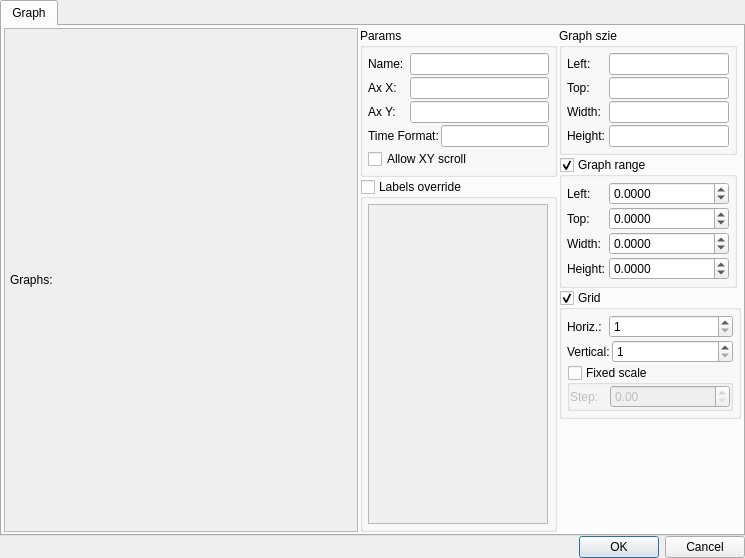
<?xml version="1.0" encoding="UTF-8"?>
<ui version="4.0">
 <class>ICGraphSettings</class>
 <widget class="QDialog" name="ICGraphSettings">
  <property name="geometry">
   <rect>
    <x>0</x>
    <y>0</y>
    <width>745</width>
    <height>558</height>
   </rect>
  </property>
  <property name="windowTitle">
   <string>Graph settings</string>
  </property>
  <layout class="QVBoxLayout" name="verticalLayout">
   <property name="spacing">
    <number>0</number>
   </property>
   <property name="leftMargin">
    <number>0</number>
   </property>
   <property name="topMargin">
    <number>0</number>
   </property>
   <property name="rightMargin">
    <number>0</number>
   </property>
   <property name="bottomMargin">
    <number>0</number>
   </property>
   <item>
    <widget class="QTabWidget" name="tabWidget">
     <property name="tabShape">
      <enum>QTabWidget::Rounded</enum>
     </property>
     <property name="currentIndex">
      <number>0</number>
     </property>
     <widget class="QWidget" name="graphTab">
      <attribute name="title">
       <string>Graph</string>
      </attribute>
      <layout class="QHBoxLayout" name="horizontalLayout_26">
       <property name="spacing">
        <number>2</number>
       </property>
       <property name="leftMargin">
        <number>2</number>
       </property>
       <property name="topMargin">
        <number>2</number>
       </property>
       <property name="rightMargin">
        <number>2</number>
       </property>
       <property name="bottomMargin">
        <number>2</number>
       </property>
       <item>
        <widget class="QScrollArea" name="graphArea">
         <property name="widgetResizable">
          <bool>true</bool>
         </property>
         <widget class="QWidget" name="scrollAreaLayout">
          <property name="geometry">
           <rect>
            <x>0</x>
            <y>0</y>
            <width>341</width>
            <height>504</height>
           </rect>
          </property>
          <layout class="QVBoxLayout" name="verticalLayout_2">
           <property name="spacing">
            <number>2</number>
           </property>
           <property name="leftMargin">
            <number>5</number>
           </property>
           <property name="topMargin">
            <number>5</number>
           </property>
           <property name="rightMargin">
            <number>5</number>
           </property>
           <property name="bottomMargin">
            <number>5</number>
           </property>
           <item>
            <widget class="QLabel" name="label_13">
             <property name="text">
              <string>Graphs:</string>
             </property>
            </widget>
           </item>
          </layout>
         </widget>
        </widget>
       </item>
       <item>
        <layout class="QVBoxLayout" name="verticalLayout_14">
         <item>
          <widget class="QGroupBox" name="paramsBox">
           <property name="sizePolicy">
            <sizepolicy hsizetype="Maximum" vsizetype="Maximum">
             <horstretch>0</horstretch>
             <verstretch>0</verstretch>
            </sizepolicy>
           </property>
           <property name="title">
            <string>Params</string>
           </property>
           <layout class="QVBoxLayout" name="verticalLayout_12">
            <property name="spacing">
             <number>2</number>
            </property>
            <property name="leftMargin">
             <number>5</number>
            </property>
            <property name="topMargin">
             <number>5</number>
            </property>
            <property name="rightMargin">
             <number>5</number>
            </property>
            <property name="bottomMargin">
             <number>5</number>
            </property>
            <item>
             <layout class="QHBoxLayout" name="horizontalLayout_25">
              <item>
               <widget class="QLabel" name="label_27">
                <property name="minimumSize">
                 <size>
                  <width>40</width>
                  <height>0</height>
                 </size>
                </property>
                <property name="text">
                 <string>Name:</string>
                </property>
               </widget>
              </item>
              <item>
               <widget class="QLineEdit" name="graphName">
                <property name="readOnly">
                 <bool>true</bool>
                </property>
               </widget>
              </item>
             </layout>
            </item>
            <item>
             <layout class="QHBoxLayout" name="horizontalLayout_23">
              <item>
               <widget class="QLabel" name="label_25">
                <property name="minimumSize">
                 <size>
                  <width>40</width>
                  <height>0</height>
                 </size>
                </property>
                <property name="text">
                 <string>Ax X:</string>
                </property>
               </widget>
              </item>
              <item>
               <widget class="QLineEdit" name="graphAxX">
                <property name="readOnly">
                 <bool>true</bool>
                </property>
               </widget>
              </item>
             </layout>
            </item>
            <item>
             <layout class="QHBoxLayout" name="horizontalLayout_24">
              <item>
               <widget class="QLabel" name="label_26">
                <property name="minimumSize">
                 <size>
                  <width>40</width>
                  <height>0</height>
                 </size>
                </property>
                <property name="text">
                 <string>Ax Y:</string>
                </property>
               </widget>
              </item>
              <item>
               <widget class="QLineEdit" name="graphAxY">
                <property name="readOnly">
                 <bool>true</bool>
                </property>
               </widget>
              </item>
             </layout>
            </item>
            <item>
             <layout class="QHBoxLayout" name="horizontalLayout">
              <property name="leftMargin">
               <number>0</number>
              </property>
              <property name="topMargin">
               <number>0</number>
              </property>
              <property name="rightMargin">
               <number>0</number>
              </property>
              <property name="bottomMargin">
               <number>0</number>
              </property>
              <item>
               <widget class="QLabel" name="label">
                <property name="text">
                 <string>Time Format:</string>
                </property>
               </widget>
              </item>
              <item>
               <widget class="QLineEdit" name="timeFormat">
                <property name="sizePolicy">
                 <sizepolicy hsizetype="Preferred" vsizetype="Fixed">
                  <horstretch>0</horstretch>
                  <verstretch>0</verstretch>
                 </sizepolicy>
                </property>
                <property name="maximumSize">
                 <size>
                  <width>110</width>
                  <height>16777215</height>
                 </size>
                </property>
               </widget>
              </item>
             </layout>
            </item>
            <item>
             <widget class="QCheckBox" name="allowXYScroll">
              <property name="text">
               <string>Allow XY scroll</string>
              </property>
             </widget>
            </item>
           </layout>
          </widget>
         </item>
         <item>
          <widget class="QGroupBox" name="labelsOverride">
           <property name="title">
            <string>Labels override</string>
           </property>
           <property name="checkable">
            <bool>true</bool>
           </property>
           <property name="checked">
            <bool>false</bool>
           </property>
           <layout class="QVBoxLayout" name="verticalLayout_13">
            <property name="spacing">
             <number>2</number>
            </property>
            <property name="leftMargin">
             <number>5</number>
            </property>
            <property name="topMargin">
             <number>5</number>
            </property>
            <property name="rightMargin">
             <number>5</number>
            </property>
            <property name="bottomMargin">
             <number>5</number>
            </property>
            <item>
             <widget class="QListView" name="labelsList">
              <property name="sizePolicy">
               <sizepolicy hsizetype="Maximum" vsizetype="Expanding">
                <horstretch>0</horstretch>
                <verstretch>0</verstretch>
               </sizepolicy>
              </property>
              <property name="maximumSize">
               <size>
                <width>180</width>
                <height>16777215</height>
               </size>
              </property>
             </widget>
            </item>
           </layout>
          </widget>
         </item>
        </layout>
       </item>
       <item>
        <layout class="QVBoxLayout" name="verticalLayout_15">
         <item>
          <widget class="QGroupBox" name="sizeBox">
           <property name="sizePolicy">
            <sizepolicy hsizetype="Maximum" vsizetype="Maximum">
             <horstretch>0</horstretch>
             <verstretch>0</verstretch>
            </sizepolicy>
           </property>
           <property name="title">
            <string>Graph szie</string>
           </property>
           <property name="checkable">
            <bool>false</bool>
           </property>
           <layout class="QVBoxLayout" name="verticalLayout_8">
            <property name="spacing">
             <number>2</number>
            </property>
            <property name="leftMargin">
             <number>5</number>
            </property>
            <property name="topMargin">
             <number>5</number>
            </property>
            <property name="rightMargin">
             <number>5</number>
            </property>
            <property name="bottomMargin">
             <number>5</number>
            </property>
            <item>
             <layout class="QHBoxLayout" name="horizontalLayout_13">
              <item>
               <widget class="QLabel" name="label_15">
                <property name="minimumSize">
                 <size>
                  <width>40</width>
                  <height>0</height>
                 </size>
                </property>
                <property name="text">
                 <string>Left:</string>
                </property>
               </widget>
              </item>
              <item>
               <widget class="QLineEdit" name="rectLeft">
                <property name="maximumSize">
                 <size>
                  <width>120</width>
                  <height>16777215</height>
                 </size>
                </property>
                <property name="readOnly">
                 <bool>true</bool>
                </property>
               </widget>
              </item>
             </layout>
            </item>
            <item>
             <layout class="QHBoxLayout" name="horizontalLayout_12">
              <item>
               <widget class="QLabel" name="label_14">
                <property name="minimumSize">
                 <size>
                  <width>40</width>
                  <height>0</height>
                 </size>
                </property>
                <property name="text">
                 <string>Top:</string>
                </property>
               </widget>
              </item>
              <item>
               <widget class="QLineEdit" name="rectTop">
                <property name="minimumSize">
                 <size>
                  <width>120</width>
                  <height>0</height>
                 </size>
                </property>
                <property name="maximumSize">
                 <size>
                  <width>120</width>
                  <height>16777215</height>
                 </size>
                </property>
                <property name="readOnly">
                 <bool>true</bool>
                </property>
               </widget>
              </item>
             </layout>
            </item>
            <item>
             <layout class="QHBoxLayout" name="horizontalLayout_14">
              <item>
               <widget class="QLabel" name="label_16">
                <property name="minimumSize">
                 <size>
                  <width>40</width>
                  <height>0</height>
                 </size>
                </property>
                <property name="text">
                 <string>Width:</string>
                </property>
               </widget>
              </item>
              <item>
               <widget class="QLineEdit" name="rectWidth">
                <property name="maximumSize">
                 <size>
                  <width>120</width>
                  <height>16777215</height>
                 </size>
                </property>
                <property name="readOnly">
                 <bool>true</bool>
                </property>
               </widget>
              </item>
             </layout>
            </item>
            <item>
             <layout class="QHBoxLayout" name="horizontalLayout_15">
              <item>
               <widget class="QLabel" name="label_17">
                <property name="minimumSize">
                 <size>
                  <width>40</width>
                  <height>0</height>
                 </size>
                </property>
                <property name="text">
                 <string>Height:</string>
                </property>
               </widget>
              </item>
              <item>
               <widget class="QLineEdit" name="rectHeight">
                <property name="maximumSize">
                 <size>
                  <width>120</width>
                  <height>16777215</height>
                 </size>
                </property>
                <property name="readOnly">
                 <bool>true</bool>
                </property>
               </widget>
              </item>
             </layout>
            </item>
           </layout>
          </widget>
         </item>
         <item>
          <widget class="QGroupBox" name="rangeBox">
           <property name="sizePolicy">
            <sizepolicy hsizetype="Maximum" vsizetype="Maximum">
             <horstretch>0</horstretch>
             <verstretch>0</verstretch>
            </sizepolicy>
           </property>
           <property name="title">
            <string>Graph range</string>
           </property>
           <property name="checkable">
            <bool>true</bool>
           </property>
           <layout class="QVBoxLayout" name="verticalLayout_9">
            <property name="spacing">
             <number>2</number>
            </property>
            <property name="leftMargin">
             <number>5</number>
            </property>
            <property name="topMargin">
             <number>5</number>
            </property>
            <property name="rightMargin">
             <number>5</number>
            </property>
            <property name="bottomMargin">
             <number>5</number>
            </property>
            <item>
             <layout class="QHBoxLayout" name="horizontalLayout_17">
              <item>
               <widget class="QLabel" name="label_19">
                <property name="minimumSize">
                 <size>
                  <width>40</width>
                  <height>0</height>
                 </size>
                </property>
                <property name="text">
                 <string>Left:</string>
                </property>
               </widget>
              </item>
              <item>
               <widget class="QDoubleSpinBox" name="rangeLeft">
                <property name="sizePolicy">
                 <sizepolicy hsizetype="Minimum" vsizetype="Expanding">
                  <horstretch>0</horstretch>
                  <verstretch>0</verstretch>
                 </sizepolicy>
                </property>
                <property name="minimumSize">
                 <size>
                  <width>120</width>
                  <height>0</height>
                 </size>
                </property>
                <property name="decimals">
                 <number>4</number>
                </property>
                <property name="minimum">
                 <double>-9999999999.989999771118164</double>
                </property>
                <property name="maximum">
                 <double>9999999999.989999771118164</double>
                </property>
               </widget>
              </item>
             </layout>
            </item>
            <item>
             <layout class="QHBoxLayout" name="horizontalLayout_16">
              <item>
               <widget class="QLabel" name="label_18">
                <property name="minimumSize">
                 <size>
                  <width>40</width>
                  <height>0</height>
                 </size>
                </property>
                <property name="text">
                 <string>Top:</string>
                </property>
               </widget>
              </item>
              <item>
               <widget class="QDoubleSpinBox" name="rangeTop">
                <property name="sizePolicy">
                 <sizepolicy hsizetype="Minimum" vsizetype="Expanding">
                  <horstretch>0</horstretch>
                  <verstretch>0</verstretch>
                 </sizepolicy>
                </property>
                <property name="minimumSize">
                 <size>
                  <width>120</width>
                  <height>0</height>
                 </size>
                </property>
                <property name="decimals">
                 <number>4</number>
                </property>
                <property name="minimum">
                 <double>-9999999999.989999771118164</double>
                </property>
                <property name="maximum">
                 <double>9999999999.989999771118164</double>
                </property>
               </widget>
              </item>
             </layout>
            </item>
            <item>
             <layout class="QHBoxLayout" name="horizontalLayout_18">
              <item>
               <widget class="QLabel" name="label_20">
                <property name="minimumSize">
                 <size>
                  <width>40</width>
                  <height>0</height>
                 </size>
                </property>
                <property name="text">
                 <string>Width:</string>
                </property>
               </widget>
              </item>
              <item>
               <widget class="QDoubleSpinBox" name="rangeWidth">
                <property name="sizePolicy">
                 <sizepolicy hsizetype="Expanding" vsizetype="Fixed">
                  <horstretch>0</horstretch>
                  <verstretch>0</verstretch>
                 </sizepolicy>
                </property>
                <property name="minimumSize">
                 <size>
                  <width>120</width>
                  <height>0</height>
                 </size>
                </property>
                <property name="decimals">
                 <number>4</number>
                </property>
                <property name="minimum">
                 <double>-9999999999.989999771118164</double>
                </property>
                <property name="maximum">
                 <double>9999999999.989999771118164</double>
                </property>
               </widget>
              </item>
             </layout>
            </item>
            <item>
             <layout class="QHBoxLayout" name="horizontalLayout_19">
              <item>
               <widget class="QLabel" name="label_21">
                <property name="minimumSize">
                 <size>
                  <width>40</width>
                  <height>0</height>
                 </size>
                </property>
                <property name="text">
                 <string>Height:</string>
                </property>
               </widget>
              </item>
              <item>
               <widget class="QDoubleSpinBox" name="rangeHeight">
                <property name="sizePolicy">
                 <sizepolicy hsizetype="Minimum" vsizetype="Expanding">
                  <horstretch>0</horstretch>
                  <verstretch>0</verstretch>
                 </sizepolicy>
                </property>
                <property name="minimumSize">
                 <size>
                  <width>120</width>
                  <height>0</height>
                 </size>
                </property>
                <property name="decimals">
                 <number>4</number>
                </property>
                <property name="minimum">
                 <double>-9999999999.989999771118164</double>
                </property>
                <property name="maximum">
                 <double>9999999999.989999771118164</double>
                </property>
               </widget>
              </item>
             </layout>
            </item>
           </layout>
          </widget>
         </item>
         <item>
          <widget class="QGroupBox" name="gridBox">
           <property name="sizePolicy">
            <sizepolicy hsizetype="Maximum" vsizetype="Maximum">
             <horstretch>0</horstretch>
             <verstretch>0</verstretch>
            </sizepolicy>
           </property>
           <property name="title">
            <string>Grid</string>
           </property>
           <property name="checkable">
            <bool>true</bool>
           </property>
           <layout class="QVBoxLayout" name="verticalLayout_10">
            <property name="spacing">
             <number>2</number>
            </property>
            <property name="leftMargin">
             <number>5</number>
            </property>
            <property name="topMargin">
             <number>5</number>
            </property>
            <property name="rightMargin">
             <number>5</number>
            </property>
            <property name="bottomMargin">
             <number>5</number>
            </property>
            <item>
             <layout class="QHBoxLayout" name="horizontalLayout_21">
              <item>
               <widget class="QLabel" name="label_23">
                <property name="minimumSize">
                 <size>
                  <width>40</width>
                  <height>0</height>
                 </size>
                </property>
                <property name="text">
                 <string>Horiz.:</string>
                </property>
               </widget>
              </item>
              <item>
               <widget class="QSpinBox" name="horizontalSteps">
                <property name="sizePolicy">
                 <sizepolicy hsizetype="Expanding" vsizetype="Fixed">
                  <horstretch>0</horstretch>
                  <verstretch>0</verstretch>
                 </sizepolicy>
                </property>
                <property name="minimumSize">
                 <size>
                  <width>120</width>
                  <height>0</height>
                 </size>
                </property>
                <property name="minimum">
                 <number>1</number>
                </property>
                <property name="maximum">
                 <number>100</number>
                </property>
               </widget>
              </item>
             </layout>
            </item>
            <item>
             <layout class="QHBoxLayout" name="horizontalLayout_20">
              <item>
               <widget class="QLabel" name="label_22">
                <property name="minimumSize">
                 <size>
                  <width>40</width>
                  <height>0</height>
                 </size>
                </property>
                <property name="text">
                 <string>Vertical:</string>
                </property>
               </widget>
              </item>
              <item>
               <widget class="QSpinBox" name="verticalSteps">
                <property name="sizePolicy">
                 <sizepolicy hsizetype="Expanding" vsizetype="Fixed">
                  <horstretch>0</horstretch>
                  <verstretch>0</verstretch>
                 </sizepolicy>
                </property>
                <property name="minimumSize">
                 <size>
                  <width>120</width>
                  <height>0</height>
                 </size>
                </property>
                <property name="minimum">
                 <number>1</number>
                </property>
                <property name="maximum">
                 <number>100</number>
                </property>
               </widget>
              </item>
             </layout>
            </item>
            <item>
             <widget class="QGroupBox" name="fixedScale">
              <property name="title">
               <string>Fixed scale</string>
              </property>
              <property name="flat">
               <bool>false</bool>
              </property>
              <property name="checkable">
               <bool>true</bool>
              </property>
              <property name="checked">
               <bool>false</bool>
              </property>
              <layout class="QVBoxLayout" name="verticalLayout_11">
               <property name="spacing">
                <number>0</number>
               </property>
               <property name="leftMargin">
                <number>0</number>
               </property>
               <property name="topMargin">
                <number>0</number>
               </property>
               <property name="rightMargin">
                <number>0</number>
               </property>
               <property name="bottomMargin">
                <number>0</number>
               </property>
               <item>
                <layout class="QHBoxLayout" name="horizontalLayout_22">
                 <item>
                  <widget class="QLabel" name="label_24">
                   <property name="minimumSize">
                    <size>
                     <width>40</width>
                     <height>0</height>
                    </size>
                   </property>
                   <property name="text">
                    <string>Step:</string>
                   </property>
                  </widget>
                 </item>
                 <item>
                  <widget class="QDoubleSpinBox" name="scaleStep">
                   <property name="sizePolicy">
                    <sizepolicy hsizetype="Expanding" vsizetype="Fixed">
                     <horstretch>0</horstretch>
                     <verstretch>0</verstretch>
                    </sizepolicy>
                   </property>
                   <property name="minimumSize">
                    <size>
                     <width>120</width>
                     <height>0</height>
                    </size>
                   </property>
                   <property name="maximum">
                    <double>9999999999.989999771118164</double>
                   </property>
                  </widget>
                 </item>
                </layout>
               </item>
              </layout>
             </widget>
            </item>
           </layout>
          </widget>
         </item>
         <item>
          <spacer name="verticalSpacer">
           <property name="orientation">
            <enum>Qt::Vertical</enum>
           </property>
           <property name="sizeHint" stdset="0">
            <size>
             <width>20</width>
             <height>40</height>
            </size>
           </property>
          </spacer>
         </item>
        </layout>
       </item>
      </layout>
     </widget>
    </widget>
   </item>
   <item>
    <widget class="QDialogButtonBox" name="buttonBox">
     <property name="orientation">
      <enum>Qt::Horizontal</enum>
     </property>
     <property name="standardButtons">
      <set>QDialogButtonBox::Cancel|QDialogButtonBox::Ok</set>
     </property>
    </widget>
   </item>
  </layout>
 </widget>
 <resources/>
 <connections>
  <connection>
   <sender>buttonBox</sender>
   <signal>rejected()</signal>
   <receiver>ICGraphSettings</receiver>
   <slot>reject()</slot>
   <hints>
    <hint type="sourcelabel">
     <x>316</x>
     <y>260</y>
    </hint>
    <hint type="destinationlabel">
     <x>286</x>
     <y>274</y>
    </hint>
   </hints>
  </connection>
  <connection>
   <sender>buttonBox</sender>
   <signal>accepted()</signal>
   <receiver>ICGraphSettings</receiver>
   <slot>accept()</slot>
   <hints>
    <hint type="sourcelabel">
     <x>248</x>
     <y>254</y>
    </hint>
    <hint type="destinationlabel">
     <x>157</x>
     <y>274</y>
    </hint>
   </hints>
  </connection>
 </connections>
</ui>
